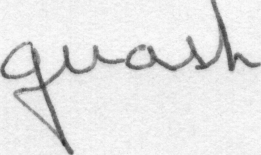
#> input picture src/t.png, 261 x 155 px
$ python Preprocess_image.py
#> lines starting #> are read from the running program, lines starting #| are printed output that depends on the picture; after the words box and inside, x2 and y2 are one past the last pixel; in counts of white or black regions, pixels touching at a corner belong together
#> further down, img1 is the input picture: shape (155, 261); min 47, max 251, mean 229.1
import cv2
import numpy as np

def adjust_to_see(img):
    (h, w) = img.shape[:2]
    (cX, cY) = (w // 2, h // 2)

    M = cv2.getRotationMatrix2D((cX, cY), -90, 1.0)
    cos = np.abs(M[0, 0])
    sin = np.abs(M[0, 1])

    nW = int((h * sin) + (w * cos))
    nH = int((h * cos) + (w * sin))

    M[0, 2] += (nW / 2) - cX
    M[1, 2] += (nH / 2) - cY

    img = cv2.warpAffine(img, M, (nW + 1, nH + 1))
    img = cv2.warpAffine(img.transpose(), M, (nW, nH))

    return img


def imread(img_path, target_size):
#> called with img_path = 't.png', target_size = (256, 64, 1)
    img = cv2.imread(img_path, cv2.IMREAD_GRAYSCALE)
    if img is None:
        img = np.zeros((target_size[1], target_size[0]), dtype=np.uint8)
    u, i = np.unique(img.flatten(), return_inverse=True)
#> u = 197 values from 47 to 251
    background_intensity = int(u[np.argmax(np.bincount(i))])
#> background_intensity = 242
    return img, background_intensity

def preprocess_image(image_path, target_size, augmentation=False):
    image, bg_intensity = imread(image_path, target_size)
#> bg_intensity = 242
    (t_w, t_h, ch) = target_size
    (h, w) = image.shape
#> h = 155; w = 261
    fx = w/t_w
#> fx = 1.02
    fy = h/t_h
#> fy = 2.42
    f = max(fx, fy)
#> f = 2.42
    newsize = (max(min(t_w, int(w / f)), 1), max(min(t_h, int(h / f)), 1))
#> newsize = (107, 64)
    image = cv2.resize(image, newsize)
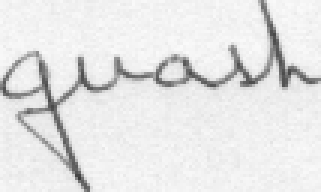
#> image: shape (64, 107) (shown 3 times larger); min 57, max 250, mean 228.9
    (h, w) = image.shape
#> h = 64; w = 107
    background = np.ones((t_h, t_w), dtype=np.uint8) * bg_intensity
#> background: shape (64, 256); every value is 242
    row_freedom = background.shape[0]-image.shape[0]
#> row_freedom = 0
    col_freedom = background.shape[1]-image.shape[1]
#> col_freedom = 149
    row_off=0
    col_off=0
    if augmentation:
        if row_freedom:
            row_off = np.random.randint(0, row_freedom)
        if col_freedom:
            col_off = np.random.randint(0, col_freedom)
#> col_off = 47
    else:
        row_off, col_off = row_freedom//2 , col_freedom//2

    background[row_off:row_off+h, col_off:col_off+w] = image
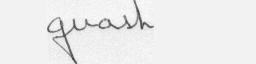
#> background: shape (64, 256); min 57, max 250, mean 236.5

    image = cv2.transpose(background)
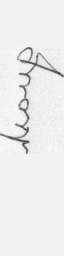
#> image: shape (256, 64); min 57, max 250, mean 236.5
    return image

def augmentation(image_batch,
        rotation_range=0,
        scale_range=0,
        height_shift_range=0,
        width_shift_range=0,
        dilate_range=1,
        erode_range=1):

#> called with rotation_range = 20, scale_range = 0.05, height_shift_range = 0.025, width_shift_range = 0.05, dilate_range = 3, erode_range = 5
    imgs = np.asarray(image_batch)
    _, h, w = imgs.shape
#> h = 256; w = 64

    background_intensity = []
    for img in imgs:
        u, i = np.unique(img.flatten(), return_inverse=True)
        background_intensity.append(int(u[np.argmax(np.bincount(i))]))
#> this loop made 1 pass
#> after the loop, background_intensity = [242]

    imgs = imgs.astype(np.float32)

    dilate_kernel = np.ones((int(np.random.uniform(1, dilate_range)),), np.uint8)
#> dilate_kernel = [1, 1]
    erode_kernel = np.ones((int(np.random.uniform(1, erode_range)),), np.uint8)
#> erode_kernel = [1, 1, 1]
    height_shift = np.random.uniform(-height_shift_range, height_shift_range)
#> height_shift = 0.00224
    rotation = np.random.uniform(-rotation_range, rotation_range)
#> rotation = -3.05
    scale = np.random.uniform(1 - scale_range, 1)
#> scale = 0.982
    width_shift = np.random.uniform(-width_shift_range, width_shift_range)
#> width_shift = -0.00624
    trans_map = np.float32([[1, 0, width_shift * w], [0, 1, height_shift * h]])
#> trans_map = [[1, 0, -0.399], [0, 1, 0.575]]
    rot_map = cv2.getRotationMatrix2D((w // 2, h // 2), rotation, scale)
#> rot_map = [[0.981, -0.0523, 7.31], [0.0523, 0.981, 0.77]]

    trans_map_aff = np.r_[trans_map, [[0, 0, 1]]]
#> trans_map_aff = [[1, 0, -0.399], [0, 1, 0.575], [0, 0, 1]]
    rot_map_aff = np.r_[rot_map, [[0, 0, 1]]]
#> rot_map_aff = [[0.981, -0.0523, 7.31], [0.0523, 0.981, 0.77], [0, 0, 1]]
    affine_mat = rot_map_aff.dot(trans_map_aff)[:2, :]
#> affine_mat = [[0.981, -0.0523, 6.89], [0.0523, 0.981, 1.31]]

    for i in range(_):
        imgs[i] = cv2.warpAffine(imgs[i], affine_mat, (w, h), flags=cv2.INTER_NEAREST, borderValue=background_intensity[i])
        imgs[i] = cv2.erode(imgs[i], erode_kernel, iterations=1)
        imgs[i] = cv2.dilate(imgs[i], dilate_kernel, iterations=1)
        if np.random.random() < 0.1:
        	imgs[i] = 255 - imgs[i]

    return imgs

def normalization(image_batch):
    imgs = np.asarray(image_batch).astype(np.float32)
    imgs = np.expand_dims(imgs / 255, axis=-1)
    return imgs

def preprocess_label(text, maxTextLength):
    cost = 0
    for i in range(len(text)):
        if i != 0 and text[i] == text[i-1]:
            cost += 2
        else:
            cost += 1

        if cost > maxTextLength:
            return (False, text[:i])

    return (True, text)

if __name__ == "__main__":
    img1 = cv2.imread("t.png", 0)
    import matplotlib.pyplot as plt

    plt.subplot(121)
    plt.imshow(img1, cmap='gray')
    img2 = preprocess_image("t.png", (256, 64, 1), True)
    img2 = augmentation([img2],rotation_range=20.0,
                        scale_range=0.05,
                        height_shift_range=0.025,
                        width_shift_range=0.05,
                        erode_range=5,
                        dilate_range=3)
    img2 = normalization(img2)[0]
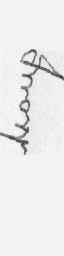
#> img2: shape (256, 64, 1) float32; min 0.224, max 0.973, mean 0.92
    plt.subplot(122)
    plt.imshow(adjust_to_see(img2), cmap='gray')
#> in adjust_to_see, `cos = np.abs(M[0, 0])`: cos = 6.12e-17
#> in adjust_to_see, `sin = np.abs(M[0, 1])`: sin = 1
#> in adjust_to_see, `nW = int((h * sin) + (w * cos))`: nW = 256
#> in adjust_to_see, `nH = int((h * cos) + (w * sin))`: nH = 64
#> in adjust_to_see, `img = cv2.warpAffine(img, M, (nW + 1, nH + 1))`:
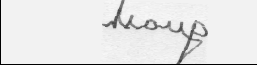
#> img: shape (65, 257) float32; min 0, max 0.973, mean 0.903
#> in adjust_to_see, `img = cv2.warpAffine(img.transpose(), M, (nW, nH))`:
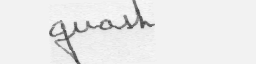
#> img: shape (64, 256) float32; min 0.224, max 0.973, mean 0.92
    plt.show()
